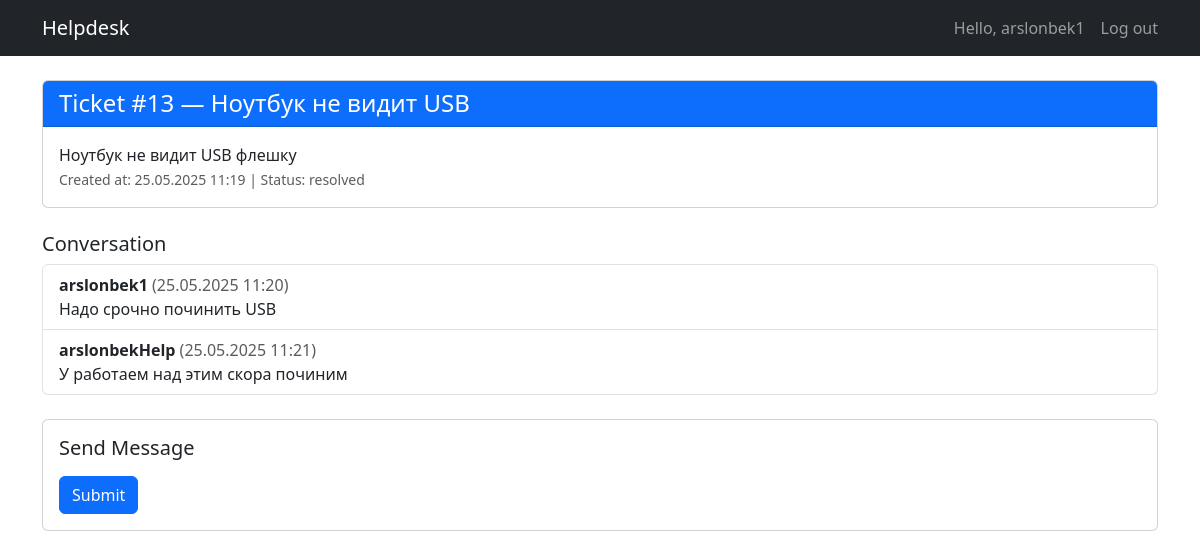
Screenshot of /tickets/13/ (signed in) with the database file from the repository.
### tickets/models.py (models this page shows, shortened)
class Ticket(models.Model):
    STATUS_CHOICES = (
        ('open', 'Open'),
        ('in_progress', 'In_progress'),
        ('resolved', 'Resolved'),
        ('closed', 'Closed'),
    )
    user = models.ForeignKey(User, on_delete=models.CASCADE)
    title = models.CharField(max_length=255)
    description = models.TextField()
    status = models.CharField(max_length=20, choices=STATUS_CHOICES, default='open')
    created_at = models.DateTimeField(auto_now_add=True)

class Message(models.Model):
    ticket = models.ForeignKey(Ticket, on_delete=models.CASCADE, related_name='messages')
    sender = models.ForeignKey(User, on_delete=models.CASCADE)
    text = models.TextField()
    created_at = models.DateTimeField(auto_now_add=True)

### tickets/views.py (the view)
# urls.py: path('tickets/<int:ticket_id>/', views.ticket_detail_view, name='ticket_detail'),
@login_required
def ticket_detail_view(request, ticket_id):
    ticket = get_object_or_404(Ticket, id=ticket_id)
    messages = ticket.messages.all().order_by('created_at')
    if request.method == 'POST':
        form = MessageForm(request.POST)
        if form.is_valid():
            msg = form.save(commit=False)
            msg.sender = request.user
            msg.ticket = ticket
            msg.save()
            return redirect('ticket_detail', ticket_id=ticket.id)
    else:
        form = TicketForm()
    return render(request, 'tickets/ticket_detail.html', {
        'ticket': ticket,
        'messages': messages,
        'form': form,
    })

### tickets/templates/tickets/ticket_detail.html (shortened to what this page needs)
{% extends "base.html" %}
{% block content %}
  <div class="card mb-4">
    <div class="card-header bg-primary text-white">
      <h4 class="mb-0">Ticket  #{{ ticket.id }} — {{ ticket.title }}</h4>
    </div>
    <div class="card-body">
      <p class="mb-0">{{ ticket.description }}</p>
      <small class="text-muted">Created at: {{ ticket.created_at|date:"d.m.Y H:i" }} | Status: {{ ticket.status }}</small>
    </div>
  </div>
  <div class="mb-4">
    <h5>Conversation</h5>
    {% if messages %}
      <ul class="list-group">
        {% for msg in messages %}
          <li class="list-group-item">
            <strong>{{ msg.sender.username }}</strong>
            <span class="text-muted">({{ msg.created_at|date:"d.m.Y H:i" }})</span>
            <p class="mb-0">{{ msg.text }}</p>
          </li>
        {% endfor %}
      </ul>
    {% else %}
      <p class="text-muted">No messages yet.</p>
    {% endif %}
  </div>
  <div class="card">
    <div class="card-body">
      <h5 class="card-title">Send Message</h5>
      <form method="post">
        <button type="submit" class="btn btn-primary">Submit</button>
      </form>
    </div>
  </div>
{% endblock %}

### tickets/templates/base.html (shortened to what this page needs)
<!DOCTYPE html>
<html lang="en">
<head>
    <link href="https://cdn.jsdelivr.net/npm/bootstrap@5.3.0/dist/css/bootstrap.min.css" rel="stylesheet">
</head>
<body>
<nav class="navbar navbar-expand-lg navbar-dark bg-dark mb-4">
    <div class="container">
        <a class="navbar-brand" href="/">Helpdesk</a>
        <div class="collapse navbar-collapse">
            <ul class="navbar-nav ms-auto">
                {% if user.is_authenticated %}
                    <li class="nav-item">
                        <span class="navbar-text me-3">Hello, {{ user.username }}</span>
                    </li>
                    <li class="nav-item">
                        <form method="post" action="{% url 'logout' %}">
                            <button type="submit" class="nav-link btn btn-link" style="padding: 0; margin: 0;">Log out</button>
                        </form>
                    </li>
                {% else %}
                    <li class="nav-item">
                        <a class="nav-link" href="{% url 'login' %}">Log In</a>
                    </li>
                {% endif %}
            </ul>
        </div>
    </div>
</nav>
<div class="container">
    {% block content %}{% endblock %}
</div>
</body>
</html>

### rows the page displays
Ticket: id "13", title "Ноутбук не видит USB", description "Ноутбук не видит USB флешку", created_at "25.05.2025 11:19", status "resolved"
Message: sender.username "arslonbek1", created_at "25.05.2025 11:20", text "Надо срочно починить USB"
Message: sender.username "arslonbekHelp", created_at "25.05.2025 11:21", text "У работаем над этим скора починим"

### other values shown
{{ user.username }} "arslonbek1"
